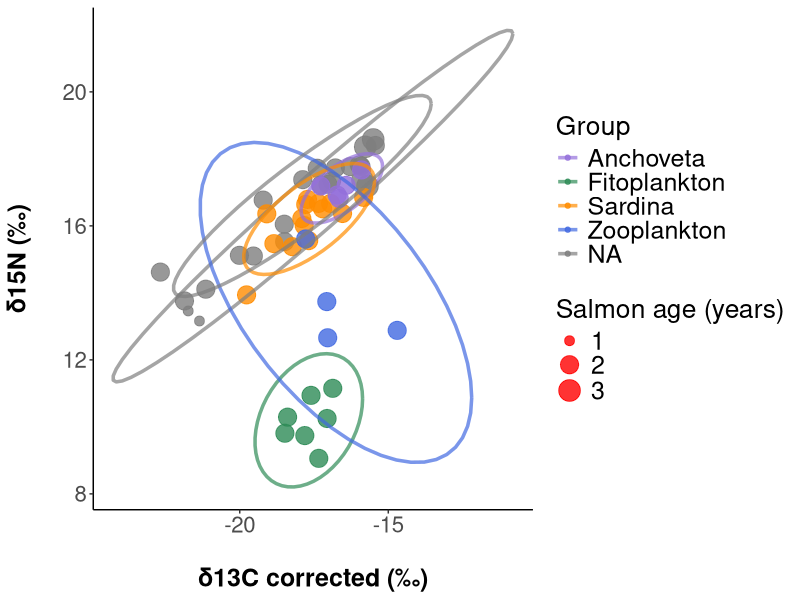

The R script that drew this image: (Note: this script raises an error after producing the figure.)
# Descriptive stable isotope analysis — Chinook salmon and dietary sources

library(tidyverse)
library(ggplot2)
library(vegan)

# ---- Cargar y preparar datos ----

raw_data <- read.csv("data/data_raw/diet-isotopes/stable-isotopes.csv", fileEncoding = "latin1")
names(raw_data) <- c("ID","Sample","date","age","fork_length","total_length","weight","Mass_mg","d15N","d13C","d34S","pctN","pctC","pctS","CtoN")


raw_data$group <- case_when(
  str_detect(raw_data$Sample, "^m-") ~ "Salmon_muscle",
  str_detect(raw_data$Sample, "^Sar") ~ "Sardina",
  str_detect(raw_data$Sample, "^Zoo") ~ "Zooplankton",
  str_detect(raw_data$Sample, "Fito") ~ "Fitoplankton",
  str_detect(raw_data$Sample, "^Anch") ~ "Anchoveta",
  TRUE ~ "Unknown"
)

# Calcular suma de porcentajes
raw_data$pct_sum <- raw_data$pctN + raw_data$pctC + raw_data$pctS

print(table(raw_data$group))

# ---- Control de calidad ----

# Crear tabla de flags QC
qc_flags <- raw_data %>%
  mutate(
    flag_pct_sum = ifelse(pct_sum > 100, "suma_%>100", ""),
    flag_CN_extreme = case_when(
      group == "Salmon_muscle" & CtoN > 10 ~ "C/N_extremo",
      group %in% c("Sardina", "Anchoveta") & CtoN > 8 ~ "C/N_extremo", 
      TRUE ~ ""
    ),
    flag_d34S_missing = ifelse(is.na(d34S), "δ34S_faltante", ""),
    flag_impossible = case_when(
      pctN < 0 | pctN > 100 ~ "N_imposible",
      pctC < 0 | pctC > 100 ~ "C_imposible", 
      pctS < 0 | pctS > 100 ~ "S_imposible",
      TRUE ~ ""
    ),
    all_flags = paste(flag_pct_sum, flag_CN_extreme, flag_d34S_missing, flag_impossible, sep = ";"),
    all_flags = str_remove_all(all_flags, "^;+|;+$|;{2,}"),
    all_flags = ifelse(all_flags == "", "OK", all_flags)
  )

# Mostrar problemas identificados
problems <- qc_flags %>%
  filter(all_flags != "OK") %>%
  select(ID, Sample, group, pct_sum, CtoN, d34S, all_flags)

if(nrow(problems) > 0) {
  print(problems)
}

# Decisiones de exclusión
exclude_samples <- qc_flags %>%
  filter(str_detect(all_flags, "suma_%>100")) %>%
  pull(ID)

if(length(exclude_samples) > 0) {
  print(qc_flags[qc_flags$ID %in% exclude_samples, c("ID", "Sample", "group", "pct_sum", "all_flags")])
}

# Dataset limpio: músculo de salmón + fuentes
clean_data <- qc_flags %>%
  filter(!ID %in% exclude_samples)

print(table(clean_data$group))


# McConnaughey optimizado para Chinook salmon
lipid_correction_optimized_chinook <- function(d13C, CN_ratio, D = 6.31, I = 0.103) {
  lipid_term <- pmax(0.246 * CN_ratio - 0.775, 0.001)
  L_percent <- 93 / (1 + (1/lipid_term))
  correction_factor <- D * (I + (3.90 / (1 + (287 / L_percent))))
  return(d13C + correction_factor)
}


clean_data <- clean_data %>%
  mutate(
    d13C_corrected = case_when(
      group == "Salmon_muscle" ~ lipid_correction_optimized_chinook(d13C, CtoN),
      TRUE ~ d13C
    ),
    group_ordered = factor(group, levels = c("Fitoplankton", "Zooplankton", "Anchoveta", "Sardina", "Salmon_muscle"))
  )


# Datos específicos de salmones con edad
salmon_data <- clean_data %>%
  filter(group == "Salmon_muscle") %>%
  filter(!is.na(age)) %>%
  mutate(
    age_factor = factor(age, levels = c(1, 2, 3))
  )

# ---- Estadísticas descriptivas ----

# Estadísticas por grupo taxonómico
group_stats <- clean_data %>%
  group_by(group) %>%
  summarise(
    n = n(),
    mean_d13C = round(mean(d13C_corrected, na.rm = TRUE), 2),
    sd_d13C = round(sd(d13C_corrected, na.rm = TRUE), 2),
    mean_d15N = round(mean(d15N, na.rm = TRUE), 2),
    sd_d15N = round(sd(d15N, na.rm = TRUE), 2),
    mean_d34S = round(mean(d34S, na.rm = TRUE), 2),
    sd_d34S = round(sd(d34S, na.rm = TRUE), 2),
    .groups = 'drop'
  ) %>%
  arrange(mean_d15N)

print(group_stats)

# Estadísticas de salmones por edad
age_stats <- salmon_data %>%
  group_by(age_factor) %>%
  summarise(
    n = n(),
    mean_length = round(mean(fork_length, na.rm = TRUE), 1),
    sd_length = round(sd(fork_length, na.rm = TRUE), 1),
    mean_d13C = round(mean(d13C_corrected, na.rm = TRUE), 2),
    sd_d13C = round(sd(d13C_corrected, na.rm = TRUE), 2),
    mean_d15N = round(mean(d15N, na.rm = TRUE), 2),
    sd_d15N = round(sd(d15N, na.rm = TRUE), 2),
    mean_d34S = round(mean(d34S, na.rm = TRUE), 2),
    sd_d34S = round(sd(d34S, na.rm = TRUE), 2),
    .groups = 'drop'
  )

print(age_stats)

# ---- Visualizaciones ----

# Definir colores por grupo
group_colors <- c(
  "Fitoplankton" = "#2E8B57",     # Verde marino
  "Zooplankton" = "#4169E1",      # Azul real  
  "Anchoveta" = "#9370DB",        # Violeta medio
  "Sardina" = "#FF8C00",          # Naranja oscuro
  "Salmon_muscle" = "#DC143C"     # Rojo carmesí
)

# Gráfico 1: Espacio isotópico δ13C vs δ15N - Todo el sistema
p1_system <- clean_data %>%
 mutate(
   group_ordered = case_when(
     group_ordered == "Salmon_muscle" ~ "Chinook salmon",
     TRUE ~ group_ordered
   ),
   point_size = case_when(
     group_ordered == "Chinook salmon" & !is.na(age) ~ age,
     group_ordered == "Chinook salmon" & is.na(age) ~ 2,
     TRUE ~ 2
   )
 ) %>%
 filter(!is.na(d15N) & !is.na(d13C_corrected)) %>%
 ggplot(aes(x = d13C_corrected, y = d15N, color = group_ordered)) +
 geom_point(aes(size = point_size), alpha = 0.8) +
 stat_ellipse(level = 0.95, linewidth = 1.2, alpha = 0.7) +
 scale_color_manual(values = group_colors, name = "Group") +
 scale_size_continuous(name = "Salmon age (years)", 
                      range = c(3, 7),
                      breaks = c(1, 2, 3),
                      labels = c("1", "2", "3")) +
 labs(
   x = "\nδ13C corrected (‰)",
   y = "δ15N (‰)\n"
 ) +
 theme_classic() +
 theme(
   axis.text = element_text(size = 16),
   axis.title = element_text(size = 18, face = "bold"),
   legend.position = "right",
   legend.text = element_text(size = 18),
   legend.title = element_text(size = 19),
   panel.grid.minor = element_blank()
 ) +
 guides(
   color = guide_legend(title = "Group", order = 1),
   size = guide_legend(title = "Salmon age (years)", order = 2,
                      override.aes = list(color = "red"))
 )

print(p1_system)

# ---- Tests estadísticos ----

# Tests por edad en salmones
isotopes <- c("d13C_corrected", "d15N", "d34S")

for(iso in isotopes) {
  if(sum(!is.na(salmon_data[[iso]])) > 5) {
    kw_test <- kruskal.test(salmon_data[[iso]] ~ salmon_data$age_factor)
    cat(sprintf("%s: χ² = %.2f, p = %.4f", iso, kw_test$statistic, kw_test$p.value))
    if(kw_test$p.value < 0.05) cat(" ***")
    cat("\n")
  }
}

# ---- Correlaciones Spearman ----

salmon_complete <- salmon_data %>%
  select(age, fork_length, total_length, weight,
         d13C_corrected, d15N, d34S, CtoN, pctN, pctC) %>%
  mutate(total_length = as.numeric(total_length)) %>%
  filter(complete.cases(.))

cor_summary <- data.frame()
for(iso in c("d13C_corrected", "d15N", "d34S")) {
  if(sum(!is.na(salmon_complete[[iso]])) > 5) {
    test <- cor.test(salmon_complete$age, salmon_complete[[iso]], method = "spearman")
    cor_summary <- rbind(cor_summary, data.frame(
      Variable     = iso,
      Spearman_r   = round(as.numeric(test$estimate), 3),
      p_value      = round(test$p.value, 4),
      Significance = case_when(
        test$p.value < 0.001 ~ "***",
        test$p.value < 0.01  ~ "**",
        test$p.value < 0.05  ~ "*",
        TRUE ~ "ns"
      ),
      stringsAsFactors = FALSE
    ))
  }
}
print(cor_summary)
write.csv(cor_summary, "output/correlations_age_isotopes.csv", row.names = FALSE)

# PERMANOVA multivariado
if(nrow(salmon_data) > 10) {
  
  iso_matrix <- salmon_data %>%
    select(d13C_corrected, d15N, d34S) %>%
    na.omit()
  
  age_vector <- salmon_data$age_factor[complete.cases(salmon_data[c("d13C_corrected", "d15N")])]
  
  if(nrow(iso_matrix) > 5) {
    perm_age <- adonis2(iso_matrix ~ age_vector, permutations = 999, method = "euclidean")
    print(perm_age)
  }
}
